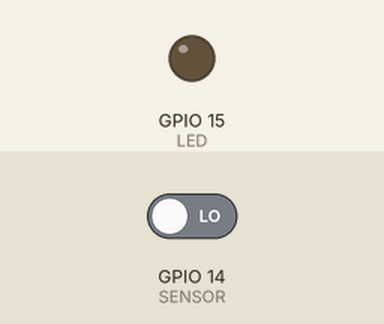
A sketch run on a simulated ESP8266 (NodeMCU). On the bench: output pins drawn as LEDs (lit = HIGH). The inputs (shaded band) are chosen by the test bench; at power-on: GPIO 14 (SENSOR) LOW. WiFi joins after 1.5 s; servers stay silent unless stated; web services answer with replies made up by the test bench; what the sketch prints to the serial monitor is not drawn.

Above: at 2.7 s.
2.8 s: GPIO 14 (SENSOR) driven HIGH
At 4.4 s:
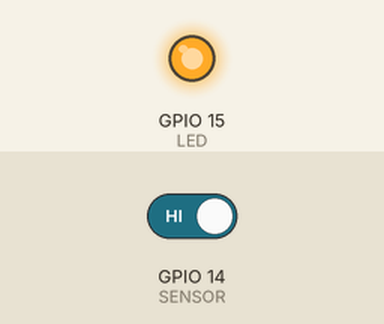
4.7 s: GPIO 14 (SENSOR) driven LOW
At 6.4 s:
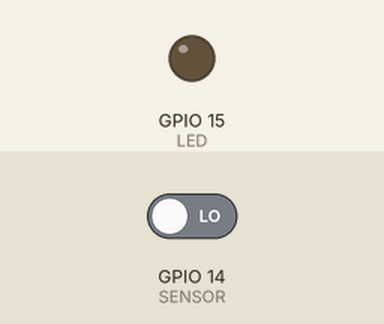
Timing chart, 0 to 7.9 s (numbered marks = the images above; inputs shaded):
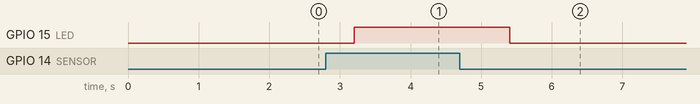

Measured:
- after the input at 2.8 s, GPIO 15 (LED): LOW → HIGH after 0.40 s
- after the input at 4.7 s, GPIO 15 (LED): HIGH → LOW after 0.70 s

The sketch:

callmebot.ino
```cpp
#include <ESP8266WiFi.h>
#include <ESP8266HTTPClient.h>
#include <WiFiClient.h>

const char* SSID = "rede wifi"; // rede wifi
const char* PASSWORD = "senha wifi"; // senha da rede wifi

String URL = "http://api.callmebot.com/whatsapp.php?phone=phone&text=Chamado&apikey=key";

const int SENSOR = 14;
const int LED = 15;

int signal;

void setup() {
  Serial.begin(9600);
  WiFi.begin(SSID, PASSWORD);

  while (WiFi.status() != WL_CONNECTED) {
    delay(500);
    Serial.print(".");
  }

  Serial.println("");
  Serial.println("Wifi Conectado");

  pinMode(SENSOR, INPUT);
  pinMode(LED, OUTPUT);
}

void loop() {
  HTTPClient http;
  WiFiClient client;

  signal = digitalRead(SENSOR);

  if (signal == HIGH) {

    http.begin(client, URL);
    int httpCode = http.GET();

    if(httpCode < 0) {
      Serial.println(http.errorToString(httpCode).c_str());
    }else {
      Serial.println(httpCode);
    }

    String response = http.getString();

    Serial.println(response);

    http.end();

    digitalWrite(LED, HIGH);
    delay(500);
  }
  else {
    digitalWrite(LED, LOW);
  }

  delay(500);
}
```
